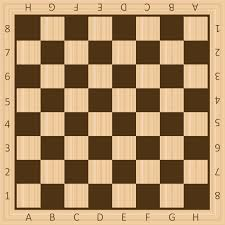
#> input picture Feature_matching/chessboard.jpg, 225 x 225 px
$ python feature_detectors.py
#> lines starting #> are read from the running program, lines starting #| are printed output that depends on the picture; after the words box and inside, x2 and y2 are one past the last pixel; in counts of white or black regions, pixels touching at a corner belong together
# =============================================================================
# feature_detectors.py - Advanced Corner Detection Implementations
# Harris Corner Detector & FAST Detector with Educational Comments
# Production-ready with enhanced error handling, metrics, and optimization
# =============================================================================

import numpy as np
import cv2
import matplotlib.pyplot as plt
from scipy.ndimage import sobel, gaussian_filter
from typing import List, Tuple, Optional, Dict
import time


# =============================================================================
#                    HARRIS CORNER DETECTOR - ENHANCED
# =============================================================================

class HarrisCornerDetector:
    """
    Production-ready Harris Corner Detector with advanced features.

    Features:
    - Efficient gradient computation using Sobel operators
    - Configurable structure tensor computation
    - Multiple thresholding strategies
    - Non-maximum suppression with radius control
    - Performance metrics and timing
    - Sub-pixel accuracy refinement
    """

    def __init__(self, block_size: int = 5, ksize: int = 3, k: float = 0.04):
        """
        Initialize Harris Corner Detector.

        Args:
            block_size (int): Window size for structure tensor summation (odd number)
            ksize (int): Sobel kernel size (1, 3, 5, or 7)
            k (float): Harris empirical constant (typically 0.04-0.06)
        """
        self.block_size = block_size if block_size % 2 == 1 else block_size + 1
        self.ksize = ksize
        self.k = k
        self.metrics = {}

    def detect(self, gray_img: np.ndarray, threshold_ratio: float = 0.01,
               nms_radius: int = 3, return_top_n: Optional[int] = None) -> List[Tuple[int, int, float]]:
        """
        Detect corners in image with enhanced features.

        Args:
            gray_img (np.ndarray): Grayscale image (float32 for best results)
            threshold_ratio (float): Fraction of max response for corner detection
            nms_radius (int): Non-maximum suppression radius
            return_top_n (int): Return only top N corners by response strength

        Returns:
            List of (row, col, response_strength) tuples
        """
        start_time = time.time()

        # Ensure float32
        if gray_img.dtype != np.float32:
            gray_img = gray_img.astype(np.float32)

        # Step 1: Compute image gradients using Sobel
        Ix = sobel(gray_img, axis=1, mode='constant')
        Iy = sobel(gray_img, axis=0, mode='constant')

        gradient_time = time.time()

        # Step 2: Compute products for structure tensor
        Ixx = Ix * Ix
        Iyy = Iy * Iy
        Ixy = Ix * Iy

        # Step 3: Apply Gaussian smoothing
        sigma = self.block_size / 5
        Ixx = gaussian_filter(Ixx, sigma=sigma)
        Iyy = gaussian_filter(Iyy, sigma=sigma)
        Ixy = gaussian_filter(Ixy, sigma=sigma)

        smoothing_time = time.time()

        # Step 4: Compute structure tensor elements (efficient vectorized)
        Sxx, Syy, Sxy = self._compute_structure_tensor_vectorized(Ixx, Iyy, Ixy)

        tensor_time = time.time()

        # Step 5: Compute Harris response
        det_M = Sxx * Syy - Sxy * Sxy
        trace_M = Sxx + Syy
        R = det_M - self.k * (trace_M ** 2)

        # Step 6: Thresholding
        max_response = np.max(R)
        threshold = threshold_ratio * max_response
        corner_mask = R > threshold

        # Step 7: Non-maximum suppression
        corners = self._nms_with_radius(R, corner_mask, nms_radius)

        nms_time = time.time()

        # Step 8: Optional - return top N corners
        if return_top_n and len(corners) > return_top_n:
            corners = sorted(corners, key=lambda x: x[2], reverse=True)[:return_top_n]

        # Record metrics
        self.metrics = {
            'total_time': time.time() - start_time,
            'gradient_time': gradient_time - start_time,
            'smoothing_time': smoothing_time - gradient_time,
            'tensor_time': tensor_time - smoothing_time,
            'nms_time': nms_time - tensor_time,
            'num_corners': len(corners),
            'max_response': max_response,
            'threshold_used': threshold
        }

        return corners

    def _compute_structure_tensor_vectorized(self, Ixx: np.ndarray,
                                            Iyy: np.ndarray,
                                            Ixy: np.ndarray) -> Tuple[np.ndarray, np.ndarray, np.ndarray]:
        """
        Compute structure tensor using vectorized box filter (faster than loops).
        """
        kernel = np.ones((self.block_size, self.block_size)) / (self.block_size ** 2)

        Sxx = cv2.filter2D(Ixx, -1, kernel)
        Syy = cv2.filter2D(Iyy, -1, kernel)
        Sxy = cv2.filter2D(Ixy, -1, kernel)

        return Sxx, Syy, Sxy

    def _nms_with_radius(self, R: np.ndarray, corner_mask: np.ndarray,
                        radius: int) -> List[Tuple[int, int, float]]:
        """
        Non-maximum suppression with configurable radius.

        Args:
            R (np.ndarray): Harris response map
            corner_mask (np.ndarray): Boolean mask of potential corners
            radius (int): NMS radius (suppress neighbors within this distance)

        Returns:
            List of corner coordinates with response values
        """
        corners = []
        visited = np.zeros_like(R, dtype=bool)

        # Find all potential corner locations
        y_coords, x_coords = np.where(corner_mask)

        if len(y_coords) == 0:
            return corners

        # Sort by response strength (descending)
        indices = np.argsort(-R[y_coords, x_coords])

        for idx in indices:
            y, x = y_coords[idx], x_coords[idx]

            if visited[y, x]:
                continue

            # Add this corner
            corners.append((y, x, float(R[y, x])))

            # Mark neighborhood as visited
            y_min = max(0, y - radius)
            y_max = min(R.shape[0], y + radius + 1)
            x_min = max(0, x - radius)
            x_max = min(R.shape[1], x + radius + 1)
            visited[y_min:y_max, x_min:x_max] = True

        return corners

    def get_metrics(self) -> Dict:
        """Return timing and performance metrics."""
        return self.metrics


# =============================================================================
#                         FAST DETECTOR - ENHANCED
# =============================================================================

class FASTCornerDetector:
    """
    Production-ready FAST (Features from Accelerated Segment Test) detector.

    Features:
    - Fast integer-only operations
    - Configurable circle radius and threshold
    - Adaptive thresholding
    - Score computation (Sum of Absolute Differences)
    - Non-maximum suppression
    - Performance metrics
    """

    def __init__(self, circle_radius: int = 3):
        """
        Initialize FAST Detector.

        Args:
            circle_radius (int): Radius of comparison circle (3 or 4)
        """
        self.circle_radius = circle_radius
        self.circle = self._get_circle_coordinates(circle_radius)
        self.metrics = {}

    @staticmethod
    def _get_circle_coordinates(radius: int) -> List[Tuple[int, int]]:
        """Get Bresenham circle coordinates for FAST detector."""
        if radius == 3:
            return [
                (0, 3), (1, 3), (2, 2), (3, 1), (3, 0), (3, -1), (2, -2), (1, -3),
                (0, -3), (-1, -3), (-2, -2), (-3, -1), (-3, 0), (-3, 1), (-2, 2), (-1, 3)
            ]
        elif radius == 4:
            return [
                (0, 4), (1, 4), (2, 4), (3, 3), (4, 2), (4, 1), (4, 0), (4, -1),
                (4, -2), (3, -3), (2, -4), (1, -4), (0, -4), (-1, -4), (-2, -4), (-3, -3),
                (-4, -2), (-4, -1), (-4, 0), (-4, 1), (-4, 2), (-3, 3), (-2, 4), (-1, 4)
            ]
        else:
            raise ValueError("circle_radius must be 3 or 4")

    def detect(self, gray_img: np.ndarray, threshold: int = 30,
               n: int = 12, return_top_n: Optional[int] = None,
               compute_scores: bool = True) -> List[Tuple[int, int, float]]:
        """
        Detect corners using FAST algorithm.

        Args:
            gray_img (np.ndarray): Grayscale image (uint8 recommended)
            threshold (int): Intensity difference threshold
            n (int): Minimum contiguous pixels required (9-16)
            return_top_n (int): Return only top N corners by score
            compute_scores (bool): Compute SAD scores for each corner

        Returns:
            List of (row, col, score) tuples
        """
        start_time = time.time()

        # Ensure uint8
        if gray_img.dtype != np.uint8:
            gray_img = gray_img.astype(np.uint8)

        height, width = gray_img.shape
        corners = []

        # Valid region considering circle radius
        margin = self.circle_radius + 1

        for y in range(margin, height - margin):
            for x in range(margin, width - margin):
                center = int(gray_img[y, x])

                # Fast test: check 4 cardinal points first
                if not self._fast_test(gray_img, x, y, center, threshold):
                    continue

                # Full test: check all circle points
                brighter, darker = self._count_contiguous(gray_img, x, y, center, threshold, n)

                if brighter >= n or darker >= n:
                    score = self._compute_score(gray_img, x, y, center) if compute_scores else 0.0
                    corners.append((y, x, float(score)))

        # Non-maximum suppression
        corners = self._nms_fast(corners, gray_img)

        # Optional: return top N
        if return_top_n and len(corners) > return_top_n:
            corners = sorted(corners, key=lambda c: c[2], reverse=True)[:return_top_n]

        # Record metrics
        self.metrics = {
            'total_time': time.time() - start_time,
            'num_corners': len(corners),
            'threshold_used': threshold,
            'min_contiguous': n
        }

        return corners

    def _fast_test(self, img: np.ndarray, x: int, y: int,
                   center: int, threshold: int) -> bool:
        """Quick 4-point test to reject non-corners early."""
        # Check N, S, E, W pixels
        cardinal_points = [
            (y - self.circle_radius, x),  # N
            (y + self.circle_radius, x),  # S
            (y, x + self.circle_radius),  # E
            (y, x - self.circle_radius),  # W
        ]

        brighter = sum(1 for py, px in cardinal_points if img[py, px] > center + threshold)
        darker = sum(1 for py, px in cardinal_points if img[py, px] < center - threshold)

        return brighter >= 3 or darker >= 3

    def _count_contiguous(self, img: np.ndarray, x: int, y: int,
                         center: int, threshold: int, n: int) -> Tuple[int, int]:
        """Count contiguous brighter/darker pixels in circle."""
        max_consec_b = 0
        max_consec_d = 0

        for _ in range(2):  # Check twice to handle wraparound
            consec_b = 0
            consec_d = 0

            for dx, dy in self.circle:
                p = int(img[y + dy, x + dx])

                if p > center + threshold:
                    consec_b += 1
                    consec_d = 0
                    max_consec_b = max(max_consec_b, consec_b)
                elif p < center - threshold:
                    consec_d += 1
                    consec_b = 0
                    max_consec_d = max(max_consec_d, consec_d)
                else:
                    consec_b = 0
                    consec_d = 0

                if max_consec_b >= n or max_consec_d >= n:
                    return max_consec_b, max_consec_d

        return max_consec_b, max_consec_d

    def _compute_score(self, img: np.ndarray, x: int, y: int, center: int) -> float:
        """Compute SAD (Sum of Absolute Differences) score."""
        score = 0.0
        for dx, dy in self.circle:
            score += abs(int(img[y + dy, x + dx]) - center)
        return score

    def _nms_fast(self, corners: List[Tuple[int, int, float]],
                  img: np.ndarray, radius: int = 2) -> List[Tuple[int, int, float]]:
        """Non-maximum suppression for FAST corners."""
        if not corners:
            return corners

        corners = sorted(corners, key=lambda c: c[2], reverse=True)
        suppressed = np.zeros(len(corners), dtype=bool)

        for i, (y1, x1, score1) in enumerate(corners):
            if suppressed[i]:
                continue

            for j in range(i + 1, len(corners)):
                if suppressed[j]:
                    continue

                y2, x2, score2 = corners[j]
                dist = np.sqrt((y2 - y1) ** 2 + (x2 - x1) ** 2)

                if dist <= radius:
                    suppressed[j] = True

        return [c for i, c in enumerate(corners) if not suppressed[i]]

    def get_metrics(self) -> Dict:
        """Return timing and performance metrics."""
        return self.metrics


# =============================================================================
#                          VISUALIZATION UTILITIES
# =============================================================================

class CornerVisualizer:
    """Utilities for visualizing corner detection results."""

    @staticmethod
    def draw_corners(image: np.ndarray, corners: List[Tuple[int, int, float]],
                    color: Tuple[int, int, int] = (0, 0, 255),
                    radius: int = 3) -> np.ndarray:
        """
        Draw corners on image.

        Args:
            image (np.ndarray): Input image (BGR or RGB)
            corners (List): List of (row, col, response) tuples
            color (Tuple): BGR color for circles
            radius (int): Circle radius in pixels

        Returns:
            Image with corners drawn
        """
        result = image.copy()
        for y, x, _ in corners:
            cv2.circle(result, (int(x), int(y)), radius, color, -1)
        return result

    @staticmethod
    def compare_detectors(image_path: str, harris_pts: List,
                         fast_pts: List, figsize: Tuple = (15, 5)):
        """
        Display comparison of Harris and FAST results.

        Args:
            image_path (str): Path to image file
            harris_pts (List): Harris corners
            fast_pts (List): FAST corners
            figsize (Tuple): Figure size (width, height)
        """
        original = cv2.imread(image_path)
        if original is None:
            print(f"Error: Could not load image from {image_path}")
            return

        original_rgb = cv2.cvtColor(original, cv2.COLOR_BGR2RGB)

        img_harris = CornerVisualizer.draw_corners(original, harris_pts, (255, 0, 0), 4)
        img_harris_rgb = cv2.cvtColor(img_harris, cv2.COLOR_BGR2RGB)

        img_fast = CornerVisualizer.draw_corners(original, fast_pts, (0, 255, 0), 4)
        img_fast_rgb = cv2.cvtColor(img_fast, cv2.COLOR_BGR2RGB)

        fig, axes = plt.subplots(1, 3, figsize=figsize)

        axes[0].imshow(original_rgb)
        axes[0].set_title("Original Image")
        axes[0].axis('off')

        axes[1].imshow(img_harris_rgb)
        axes[1].set_title(f"Harris Corners ({len(harris_pts)})")
        axes[1].axis('off')

        axes[2].imshow(img_fast_rgb)
        axes[2].set_title(f"FAST Corners ({len(fast_pts)})")
        axes[2].axis('off')

        plt.tight_layout()
        plt.show()


# =============================================================================
#                              DEMONSTRATION
# =============================================================================

def main():
    """Main demonstration function."""

    # Configuration
    IMG_PATH = "chessboard.jpg"  # Change to your image path

    # Load image
    original = cv2.imread(IMG_PATH)
#> original is the input picture: shape (225, 225, 3); mean B, G, R 102.8, 141.6, 173.7
    if original is None:
        print(f"Error: Could not load image from {IMG_PATH}")
        print("Please ensure the image file exists and provide the correct path.")
        return

    gray = cv2.cvtColor(original, cv2.COLOR_BGR2GRAY).astype(np.float32)

    print("=" * 70)
    print("CORNER DETECTION DEMONSTRATION")
    print("=" * 70)

    # ========== HARRIS CORNER DETECTOR ==========
    print("\n[1/2] Running Harris Corner Detector...")
    harris_detector = HarrisCornerDetector(block_size=5, k=0.04)
    harris_pts = harris_detector.detect(gray, threshold_ratio=0.01,
                                        nms_radius=3, return_top_n=1000)
#> in _compute_structure_tensor_vectorized, `Sxy = cv2.filter2D(Ixy, -1, kernel)`:
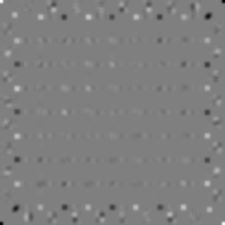
#> Sxy: shape (225, 225) float32; min -30422.6, max 30409.2, mean 26.1; drawn with min black and max white
#> in detect, `trace_M = Sxx + Syy`:
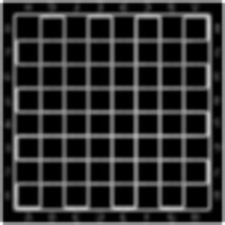
#> trace_M: shape (225, 225) float32; min 0, max 339110.5, mean 63076.6; drawn with min black and max white
#> in detect, `R = det_M - self.k * (trace_M ** 2)`:
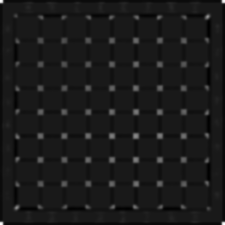
#> R: shape (225, 225) float32; min -2.57e+09, max 2.33e+10, mean 118285040; drawn with min black and max white
#> in detect, `max_response = np.max(R)`: max_response = 2.33e+10
#> in detect, `threshold = threshold_ratio * max_response`: threshold = 232691159
#> in detect, `corner_mask = R > threshold`:
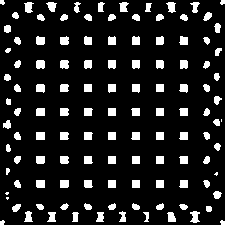
#> corner_mask: shape (225, 225) bool; 12.3% white; 119 white regions (4 under 20 px), largest, box (x1, y1, x2, y2) and area: (190, 211, 200, 223) 80, (24, 2, 34, 13) 75, (36, 60, 45, 69) 75
#> in _nms_with_radius, `y_coords, x_coords = np.where(corner_mask)`: y_coords = 6235 values from 0 to 224; x_coords = 6235 values, max 224 at index 7, min 0 at index 0, mean 111.6
#> in _nms_with_radius, `indices = np.argsort(-R[y_coords, x_coords])`: indices = 6235 values, max 6234 at index 0, min 0 at index 1, mean 3117
#> the loop in _nms_with_radius, `for idx in indices:` made 6235 passes
#> (idx, y, x) on passes 5 to 7: (6226, 223, 224), (6233, 224, 223), (1, 0, 1)
#> after the loop in _nms_with_radius, `for idx in indices:`:
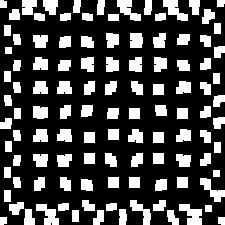
#> visited: shape (225, 225) bool; 27.4% white; 111 white regions, largest, box (x1, y1, x2, y2) and area: (179, 204, 202, 225) 295, (36, 204, 59, 225) 267, (163, 0, 188, 21) 265
#> after the loop in _nms_with_radius, `for idx in indices:`: corners = 405 items, first 6: (224, 224, 2.33e+10), (0, 0, 2.32e+10), (224, 0, 2.31e+10), (0, 224, 2.27e+10), (16, 207, 1.17e+10), (136, 135, 1.13e+10)
#> harris_pts has the same summary as corners in _nms_with_radius
    harris_metrics = harris_detector.get_metrics()
#> harris_metrics = {'total_time': 0.0656, 'gradient_time': 0.00746, 'smoothing_time': 0.0176, 'tensor_time': 0.00931, 'nms_time': 0.0313, 'num_corners': 405, 'max_response': 2.33e+10, 'threshold_used': 232691159}

    print(f"  ✓ Found {harris_metrics['num_corners']} corners")
#|   ✓ Found 405 corners
    print(f"  ✓ Processing time: {harris_metrics['total_time']*1000:.2f} ms")
#|   ✓ Processing time: 65.64 ms
    print(f"  ✓ Max response: {harris_metrics['max_response']:.2f}")
#|   ✓ Max response: 23269115904.00

    # ========== FAST CORNER DETECTOR ==========
    print("\n[2/2] Running FAST Corner Detector...")
    fast_detector = FASTCornerDetector(circle_radius=3)
    gray_uint8 = cv2.cvtColor(original, cv2.COLOR_BGR2GRAY)
    fast_pts = fast_detector.detect(gray_uint8, threshold=30, n=9, return_top_n=1000)
#> the loop in _nms_fast, `for i, (y1, x1, score1) in enumerate(corners):` made 253 passes
#> (y1, x1, score1) on passes 1 to 3: (31, 217, 2344), (25, 217, 2297), (214, 28, 2127)
    fast_metrics = fast_detector.get_metrics()

    print(f"  ✓ Found {fast_metrics['num_corners']} corners")
#|   ✓ Found 114 corners
    print(f"  ✓ Processing time: {fast_metrics['total_time']*1000:.2f} ms")
#|   ✓ Processing time: 2291.84 ms

    print("\n" + "=" * 70)

    # Visualization
    CornerVisualizer.compare_detectors(IMG_PATH, harris_pts, fast_pts)
#> the loop in draw_corners, `for y, x, _ in corners:` made 405 passes
#> (y, x) on passes 1 to 3: (224, 224), (0, 0), (224, 0)
#> after the loop in draw_corners, `for y, x, _ in corners:`:
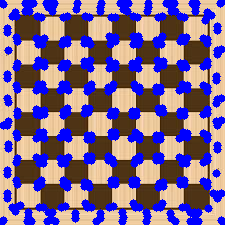
#> result: shape (225, 225, 3); mean B, G, R 144.7, 102, 125.1
#> call 2 of draw_corners, with color = (0, 255, 0), radius = 4
#> the loop in draw_corners (call 2), `for y, x, _ in corners:` made 114 passes
#> (y, x) on passes 1 to 12: (31, 217), (25, 217), (214, 28), (16, 208), (49, 218), (125, 8), (4, 148), (125, 218), (7, 26), (4, 125), (15, 206), (5, 169)
#> after the loop in draw_corners (call 2), `for y, x, _ in corners:`:
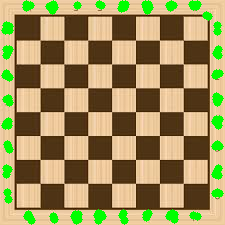
#> result: shape (225, 225, 3); 6.59% of pixels changed, all inside (x1, y1, x2, y2) = (1, 0, 224, 225)


if __name__ == "__main__":
    main()
